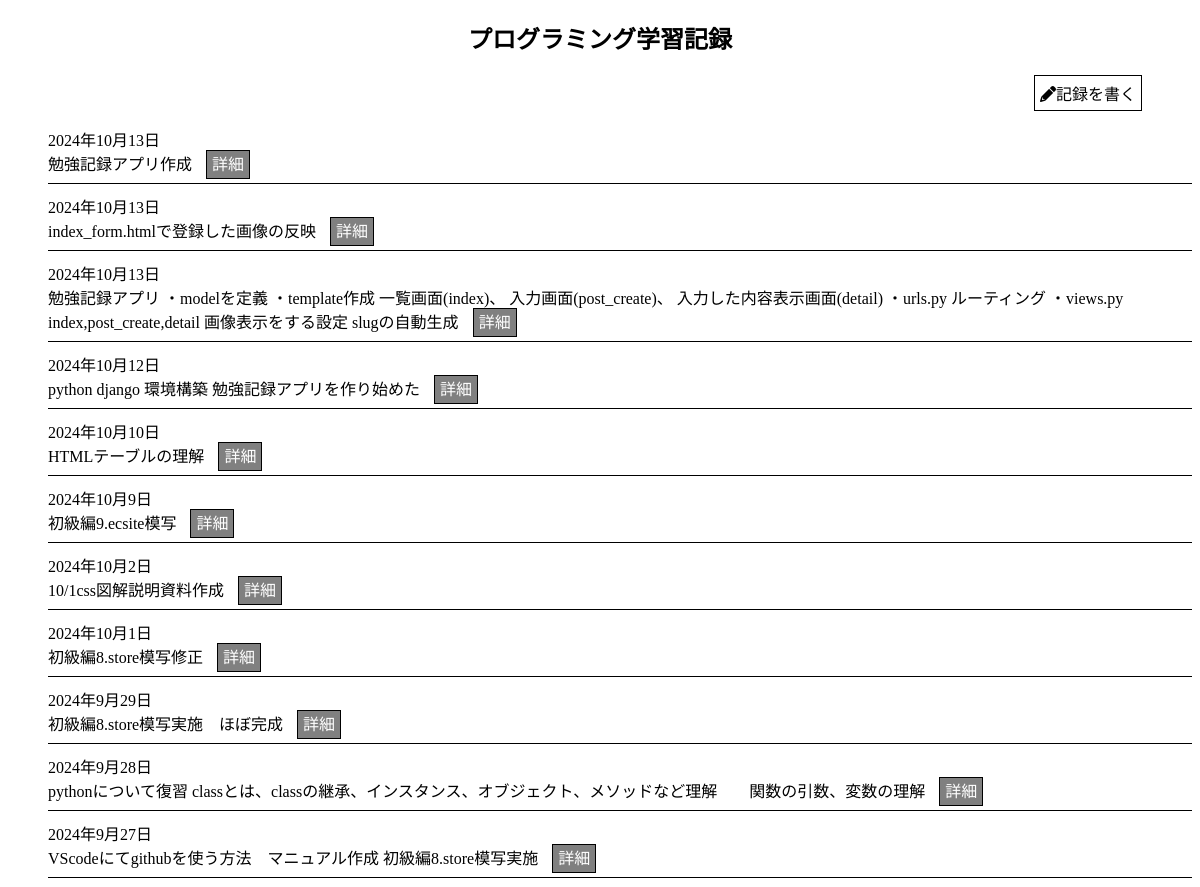
/record/ (upper part), run on an earlier commit of the app's database.
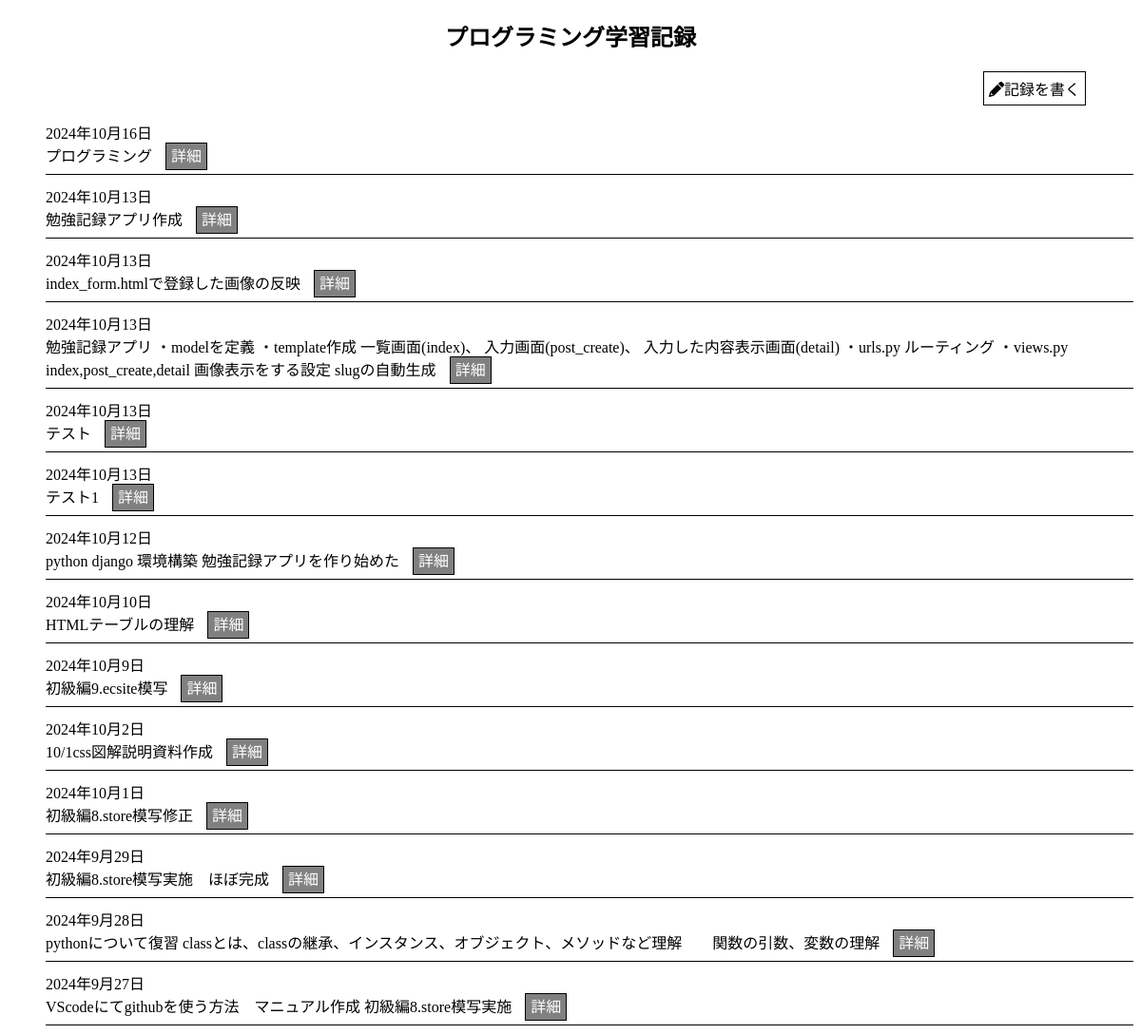
And on a later commit of the database.
### recordapp/models.py (models this page shows, shortened)
class Post(models.Model):
    slug = models.SlugField(blank=True, editable=True, unique=True)
    date = models.DateField(verbose_name='投稿日')
    what_done = models.TextField(verbose_name='本日の作業内容')
    what_not_done = models.TextField(verbose_name='本日の課題', blank=True)
    what_learned = models.TextField(verbose_name='本日の取得スキル', blank=True)
    summary_image = models.ImageField(upload_to='study_summaries/', verbose_name='まとめノート', blank=True, null=True)
    class Meta:
        verbose_name = '勉強記録'
        verbose_name_plural = '勉強記録一覧'

### recordapp/views.py (the view)
class IndexView(View):
    def get(self, request):
        posts = Post.objects.order_by("-date")  # データベースから全てのPostを取得
        return render(request, "recordapp/index.html", {"posts": posts})

### templates/recordapp/index.html
    {% extends "recordapp/base.html" %}
    {% block content %}
    <h2>プログラミング学習記録</h2>
    <div class="record"><a  href="{% url 'recordapp:post'%}"><i class="fas fa-pencil-alt"></i>記録を書く</a></div>
    <ul>
        {% for post in posts %}
            <li>{{ post.date }}<br>{{ post.what_done }}
                <a class="detail" href="{% url 'recordapp:detail' post.slug%}">詳細</a>
            </li>
        {% empty %}
            <li>勉強記録がありません。</li>
        {% endfor %}
    </ul>
    {% endblock %}

What changed in the data, as far as the page shows it:
added Post: date "2024年10月16日", what_done "プログラミング"
added Post: date "2024年10月13日", what_done "テスト"
added Post: date "2024年10月13日", what_done "テスト1"
